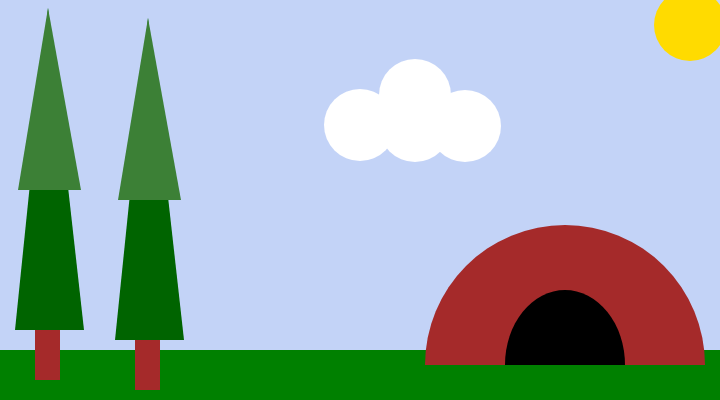
Frame 1 (no input)
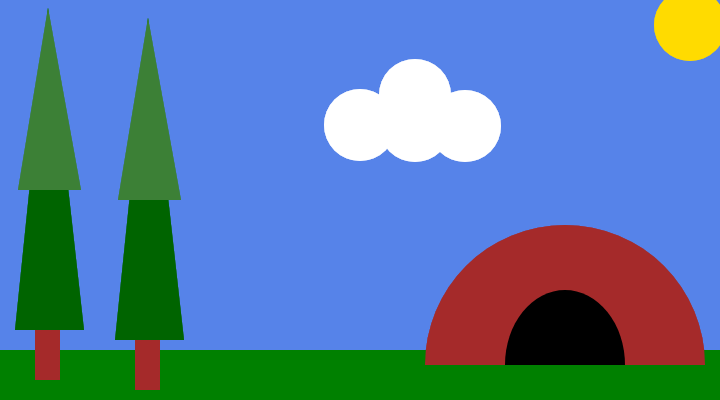
Frame 60 (no input)
Frame 120 (the mouse pressed at the canvas centre since frame 60): identical to frame 60, image omitted

The p5.js sketch that drew these frames (run headless with seeded random() and noise() and a simulated clock; from frame 60 on, the mouse is pressed at the canvas centre):

// p5.js sketch
// ── sketch.js
function setup() {
  // Sets the screen to be 720 pixels wide and 400 pixels high
  createCanvas(720, 400);
}

  function draw(){
  background(88,131,232,91);
  noStroke();

  fill('green');
  rect(0, 350, 720, 63);
// tree 1//
  fill('brown');
  rect(35, 325, 25, 55);

  fill('darkgreen');
  triangle(48, 8, 15, 330, 84, 330);

  fill(60,128,54);
  triangle(48, 8, 18, 190, 81, 190);

// tree 2//
  fill('brown');
  rect(135, 335, 25, 55);

  fill('darkgreen');
  triangle(148, 18, 115, 340, 184, 340);

  fill(60,128,54);
  triangle(148, 18, 118, 200, 181, 200);

  fill(255,219,0);
  ellipse(690, 25, 72, 72);

  fill('brown');
  arc(565, 365, 280, 280, PI, TWO_PI);

  fill('black');
  arc(565, 365, 120, 150, PI, TWO_PI);

  fill('white');
  ellipse(465, 126, 72, 72);
  fill('white');
  ellipse(415, 126, 72, 72);
  fill('white');
  ellipse(360, 125, 72, 72);
  fill('white');
  ellipse(415, 95, 72, 72);

  // fill(0);
  // textSize(40);
  // text(mouseX + ", " + mouseY, 100, 100) ;
}
